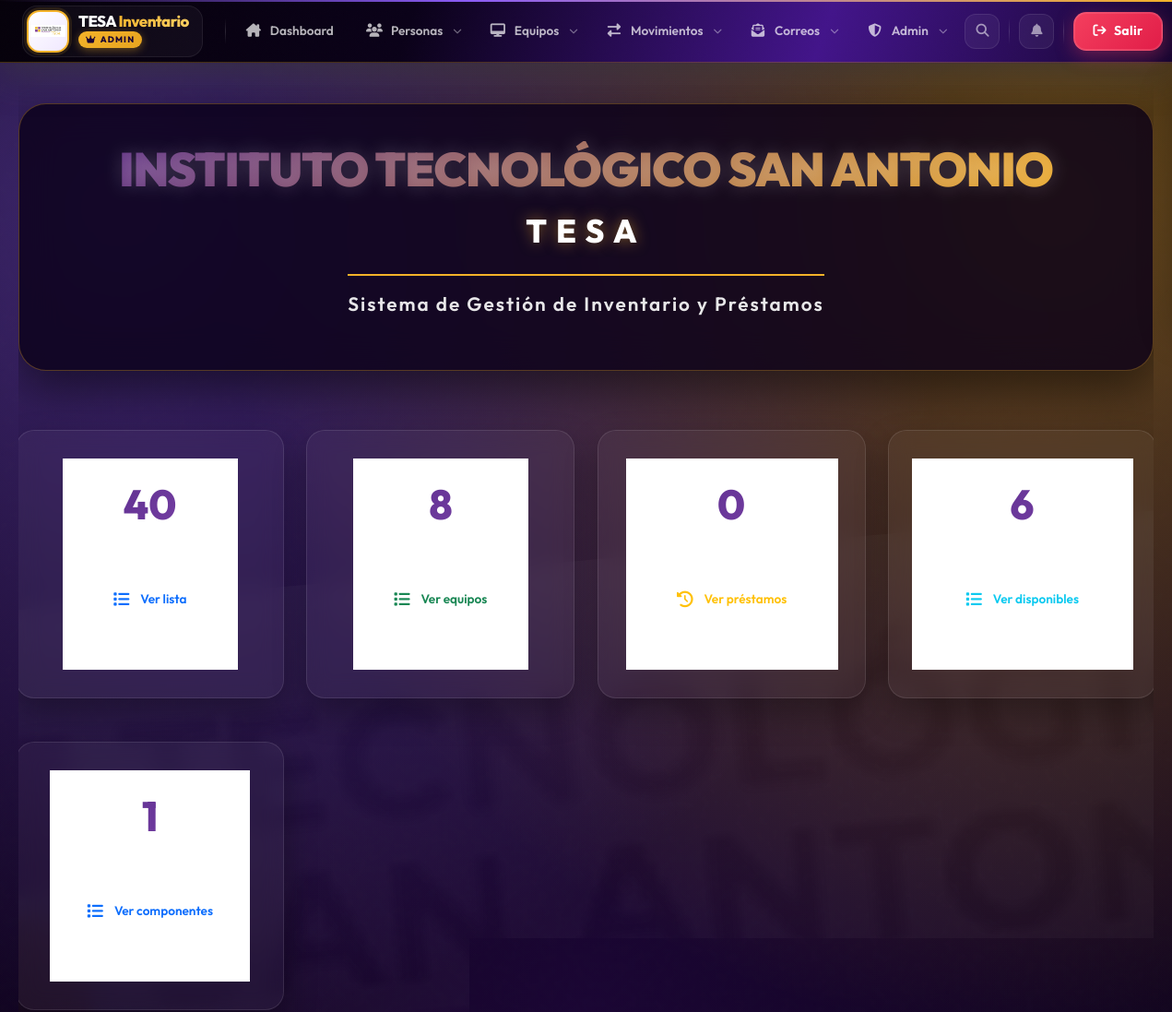
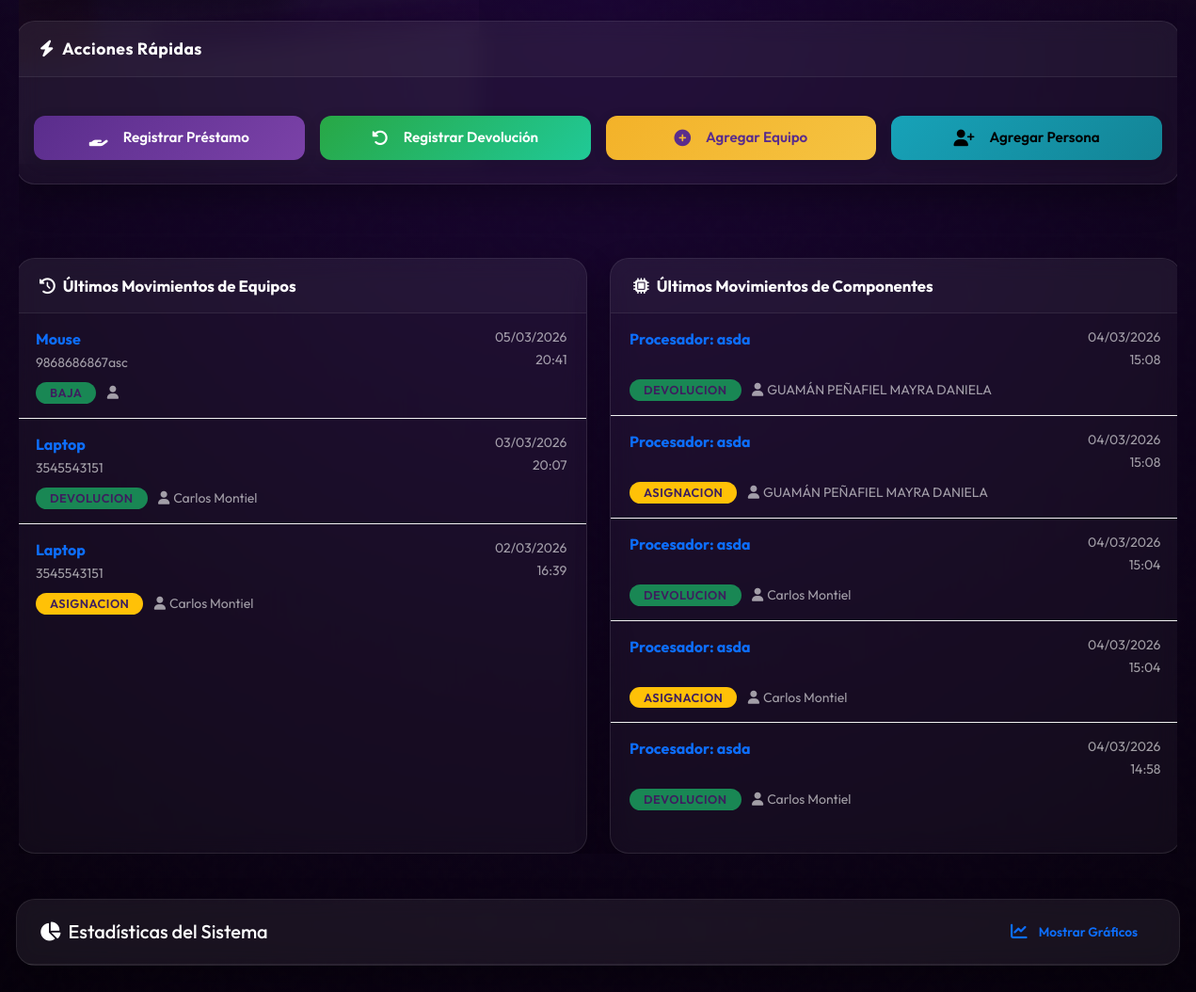
Page /modules/dashboard.php (signed in) on the committed database (2 pictures, top to bottom).
### tables this page shows
CREATE TABLE `movimientos` (
  `id` int(11) NOT NULL AUTO_INCREMENT,
  `equipo_id` int(11) NOT NULL,
  `persona_id` int(11) DEFAULT NULL,
  `tipo_movimiento` enum('ENTRADA','ASIGNACION','DEVOLUCION','BAJA','REPARACION') NOT NULL,
  `fecha_movimiento` timestamp NOT NULL DEFAULT current_timestamp(),
  `observaciones` text DEFAULT NULL,
  `estado_equipo` varchar(50) DEFAULT NULL COMMENT 'Bueno, Regular, Malo, Dañado',
  `condiciones` text DEFAULT NULL COMMENT 'Descripción del estado físico',
  `foto_entrega` varchar(255) DEFAULT NULL COMMENT 'Ruta de foto al entregar',
  `foto_devolucion` varchar(255) DEFAULT NULL COMMENT 'Ruta de foto al devolver',
  `acta_generada` varchar(255) DEFAULT NULL COMMENT 'Ruta del PDF del acta',
  PRIMARY KEY (`id`),
  KEY `equipo_id` (`equipo_id`),
  KEY `persona_id` (`persona_id`),
  CONSTRAINT `movimientos_ibfk_1` FOREIGN KEY (`equipo_id`) REFERENCES `equipos` (`id`) ON DELETE CASCADE,
  CONSTRAINT `movimientos_ibfk_2` FOREIGN KEY (`persona_id`) REFERENCES `personas` (`id`) ON DELETE SET NULL
);

CREATE TABLE `equipos` (
  `id` int(11) NOT NULL AUTO_INCREMENT,
  `codigo_barras` varchar(50) NOT NULL,
  `tipo_equipo` varchar(50) NOT NULL,
  `marca` varchar(50) DEFAULT NULL,
  `modelo` varchar(50) DEFAULT NULL,
  `numero_serie` varchar(100) DEFAULT NULL,
  `especificaciones` text DEFAULT NULL,
  `estado` enum('Disponible','Asignado','En mantenimiento','Baja') DEFAULT 'Disponible',
  `ubicacion_id` int(11) DEFAULT NULL,
  `ubicacion_fija_id` int(11) DEFAULT NULL,
  `observaciones` text DEFAULT NULL,
  `foto` varchar(255) DEFAULT NULL,
  `qr_code` varchar(100) DEFAULT NULL,
  `fecha_registro` timestamp NOT NULL DEFAULT current_timestamp(),
  `activo` tinyint(1) NOT NULL DEFAULT 1,
  `fecha_eliminacion` datetime DEFAULT NULL,
  `eliminado_por` int(11) DEFAULT NULL,
  PRIMARY KEY (`id`),
  UNIQUE KEY `codigo_barras` (`codigo_barras`),
  UNIQUE KEY `codigo_barras_2` (`codigo_barras`),
  KEY `ubicacion_fija_id` (`ubicacion_fija_id`),
  KEY `idx_ubicacion` (`ubicacion_id`),
  KEY `eliminado_por` (`eliminado_por`),
  CONSTRAINT `equipos_ibfk_1` FOREIGN KEY (`ubicacion_fija_id`) REFERENCES `ubicaciones` (`id`) ON DELETE SET NULL,
  CONSTRAINT `equipos_ibfk_2` FOREIGN KEY (`eliminado_por`) REFERENCES `usuarios` (`id`) ON DELETE SET NULL
);

CREATE TABLE `personas` (
  `id` int(11) NOT NULL AUTO_INCREMENT,
  `cedula` varchar(20) NOT NULL,
  `nombres` varchar(100) NOT NULL,
  `correo` varchar(100) DEFAULT NULL,
  `cargo` varchar(100) DEFAULT NULL,
  `telefono` varchar(20) DEFAULT NULL,
  `observaciones` text DEFAULT NULL,
  `fecha_registro` timestamp NOT NULL DEFAULT current_timestamp(),
  `tipo` enum('persona','salon','biblioteca','laboratorio') DEFAULT 'persona',
  `codigo_ubicacion` varchar(20) DEFAULT NULL,
  `activo` tinyint(1) NOT NULL DEFAULT 1,
  `fecha_eliminacion` datetime DEFAULT NULL,
  PRIMARY KEY (`id`),
  UNIQUE KEY `cedula` (`cedula`)
);

CREATE TABLE `movimientos_componentes` (
  `id` int(11) NOT NULL AUTO_INCREMENT,
  `componente_id` int(11) NOT NULL,
  `persona_id` int(11) DEFAULT NULL,
  `tipo_movimiento` enum('ASIGNACION','DEVOLUCION','REEMPLAZO') NOT NULL,
  `fecha_movimiento` datetime DEFAULT current_timestamp(),
  `observaciones` text DEFAULT NULL,
  `fecha_devolucion` datetime DEFAULT NULL,
  PRIMARY KEY (`id`),
  KEY `componente_id` (`componente_id`),
  KEY `persona_id` (`persona_id`),
  CONSTRAINT `movimientos_componentes_ibfk_1` FOREIGN KEY (`componente_id`) REFERENCES `componentes` (`id`) ON DELETE CASCADE,
  CONSTRAINT `movimientos_componentes_ibfk_2` FOREIGN KEY (`persona_id`) REFERENCES `personas` (`id`) ON DELETE SET NULL
);

CREATE TABLE `componentes` (
  `id` int(11) NOT NULL AUTO_INCREMENT,
  `equipo_id` int(11) DEFAULT NULL,
  `nombre_componente` varchar(100) NOT NULL,
  `tipo` varchar(50) NOT NULL,
  `marca` varchar(100) DEFAULT NULL,
  `modelo` varchar(100) DEFAULT NULL,
  `numero_serie` varchar(100) DEFAULT NULL,
  `especificaciones` text DEFAULT NULL,
  `estado` enum('Bueno','Regular','Malo','Por reemplazar') DEFAULT 'Bueno',
  `fecha_instalacion` date DEFAULT NULL,
  `observaciones` text DEFAULT NULL,
  `created_at` timestamp NOT NULL DEFAULT current_timestamp(),
  `activo` tinyint(1) NOT NULL DEFAULT 1,
  `fecha_eliminacion` datetime DEFAULT NULL,
  `email_notificado` tinyint(1) DEFAULT 0 COMMENT '1=se notificó por email el daño',
  PRIMARY KEY (`id`),
  KEY `equipo_id` (`equipo_id`),
  CONSTRAINT `componentes_ibfk_1` FOREIGN KEY (`equipo_id`) REFERENCES `equipos` (`id`) ON DELETE CASCADE
);

### modules/dashboard.php (the view, shortened to what the rows shown need)
<?php
require_once '../config/database.php';
include '../includes/header.php';
$sql_movimientos = "SELECT m.*, e.tipo_equipo as equipo, e.codigo_barras, p.nombres as persona, e.id as equipo_id
                   FROM movimientos m
                   LEFT JOIN equipos e ON m.equipo_id = e.id
                   LEFT JOIN personas p ON m.persona_id = p.id
                   ORDER BY m.fecha_movimiento DESC LIMIT 5";
$result_movimientos = $conn->query($sql_movimientos);
$sql_movimientos_componentes = "SELECT mc.*, c.nombre_componente, c.tipo, p.nombres as persona_nombre, c.id as componente_id
                                FROM movimientos_componentes mc
                                LEFT JOIN componentes c ON mc.componente_id = c.id
                                LEFT JOIN personas p ON mc.persona_id = p.id
                                ORDER BY mc.fecha_movimiento DESC LIMIT 5";
$result_movimientos_componentes = $conn->query($sql_movimientos_componentes);
?>
<div class="brand-watermark">
    <div class="content">
        <div class="institution-title">
            <h1>INSTITUTO TECNOLÓGICO SAN ANTONIO</h1>
            <h2>TESA</h2>
        </div>
        <div class="row g-4">
            <div class="col-lg-6">
                <div class="card movements-card h-100">
                    <div class="card-body p-0">
                        <?php if ($result_movimientos && $result_movimientos->num_rows > 0): ?>
                            <div class="list-group list-group-flush">
                                <?php while($row = $result_movimientos->fetch_assoc()): ?>
                                    <div class="list-group-item" style="position: relative;">
                                        <div class="d-flex justify-content-between align-items-start">
                                            <div class="flex-grow-1">
                                                <div class="fw-bold text-primary"><?php echo htmlspecialchars($row['equipo'] ?? 'N/A'); ?></div>
                                                <small class="text-muted"><?php echo htmlspecialchars($row['codigo_barras'] ?? ''); ?></small>
                                            </div>
                                            <div class="text-end">
                                                <small class="text-muted d-block"><?php echo date('d/m/Y', strtotime($row['fecha_movimiento'])); ?></small>
                                                <small class="text-muted"><?php echo date('H:i', strtotime($row['fecha_movimiento'])); ?></small>
                                            </div>
                                        </div>
                                        <div class="mt-2">
                                            <span class="badge bg-<?php echo $row['tipo_movimiento'] == 'ASIGNACION' ? 'warning' : 'success'; ?> me-2">
                                                <?php echo $row['tipo_movimiento']; ?>
                                            </span>
                                            <small class="text-muted"><i class="fas fa-user me-1"></i><?php echo htmlspecialchars($row['persona'] ?? ''); ?></small>
                                        </div>
                                    </div>
                                <?php endwhile; ?>
                            </div>
                        <?php else: ?>
                            <p class="text-muted text-center py-4 mb-0">No hay movimientos registrados</p>
                        <?php endif; ?>
                    </div>
                </div>
            </div>
            <div class="col-lg-6">
                <div class="card movements-card h-100">
                    <div class="card-body p-0">
                        <?php if ($result_movimientos_componentes && $result_movimientos_componentes->num_rows > 0): ?>
                            <div class="list-group list-group-flush">
                                <?php while($row = $result_movimientos_componentes->fetch_assoc()): ?>
                                    <div class="list-group-item" style="position: relative;">
                                        <div class="d-flex justify-content-between align-items-start">
                                            <div class="flex-grow-1">
                                                <div class="fw-bold text-primary"><?php echo htmlspecialchars($row['tipo'] . ': ' . $row['nombre_componente']); ?></div>
                                            </div>
                                            <div class="text-end">
                                                <small class="text-muted d-block"><?php echo date('d/m/Y', strtotime($row['fecha_movimiento'])); ?></small>
                                                <small class="text-muted"><?php echo date('H:i', strtotime($row['fecha_movimiento'])); ?></small>
                                            </div>
                                        </div>
                                        <div class="mt-2">
                                            <span class="badge bg-<?php echo $row['tipo_movimiento'] == 'ASIGNACION' ? 'warning' : 'success'; ?> me-2">
                                                <?php echo $row['tipo_movimiento']; ?>
                                            </span>
                                            <small class="text-muted"><i class="fas fa-user me-1"></i><?php echo htmlspecialchars($row['persona_nombre'] ?? ''); ?></small>
                                        </div>
                                    </div>
                                <?php endwhile; ?>
                            </div>
                        <?php else: ?>
                            <p class="text-muted text-center py-4 mb-0">No hay movimientos registrados</p>
                        <?php endif; ?>
                    </div>
                </div>
            </div>
        </div>
    </div>
</div>
<?php include '../includes/footer.php'; ?>

### rows in the picture
movimientos: equipo.tipo_equipo "Mouse", equipo.codigo_barras "9868686867asc", fecha_movimiento "05/03/2026", fecha_movimiento "20:41", tipo_movimiento "BAJA"
movimientos: equipo.tipo_equipo "Laptop", equipo.codigo_barras "3545543151", fecha_movimiento "03/03/2026", fecha_movimiento "20:07", tipo_movimiento "DEVOLUCION", persona.nombres "Carlos Montiel"
movimientos: equipo.tipo_equipo "Laptop", equipo.codigo_barras "3545543151", fecha_movimiento "02/03/2026", fecha_movimiento "16:39", tipo_movimiento "ASIGNACION", persona.nombres "Carlos Montiel"
movimientos_componentes: componente.nombre_componente "Procesador: asda", fecha_movimiento "04/03/2026", fecha_movimiento "15:08", tipo_movimiento "DEVOLUCION", persona.nombres "GUAMÁN PEÑAFIEL MAYRA DANIELA"
movimientos_componentes: componente.nombre_componente "Procesador: asda", fecha_movimiento "04/03/2026", fecha_movimiento "15:08", tipo_movimiento "ASIGNACION", persona.nombres "GUAMÁN PEÑAFIEL MAYRA DANIELA"
movimientos_componentes: componente.nombre_componente "Procesador: asda", fecha_movimiento "04/03/2026", fecha_movimiento "15:04", tipo_movimiento "DEVOLUCION", persona.nombres "Carlos Montiel"
movimientos_componentes: componente.nombre_componente "Procesador: asda", fecha_movimiento "04/03/2026", fecha_movimiento "15:04", tipo_movimiento "ASIGNACION", persona.nombres "Carlos Montiel"
movimientos_componentes: componente.nombre_componente "Procesador: asda", fecha_movimiento "04/03/2026", fecha_movimiento "14:58", tipo_movimiento "DEVOLUCION", persona.nombres "Carlos Montiel"

### other values in the picture
$total_personas "40"
$total_equipos "8"
$total_prestamos "0"
$total_disponibles "6"
$total_componentes "1"
